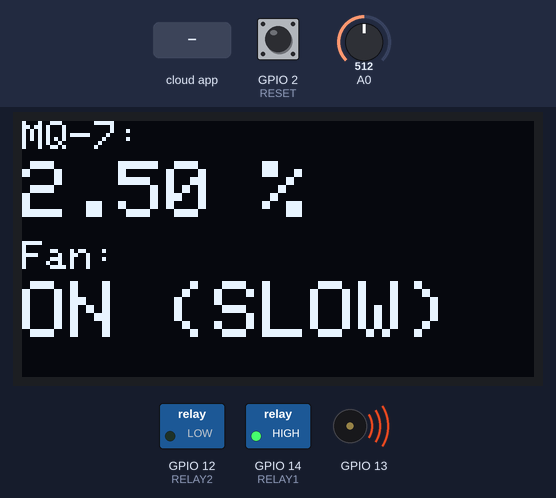
This sketch was run on a simulated ESP8266 (NodeMCU). On the bench: 128×64 one-colour display, switched loads named in the sketch (green lamp = pin HIGH), buzzer (waves = sounding). The inputs (shaded band) are chosen by the test bench; at power-on: A0 = 512, GPIO 2 (RESET) HIGH. WiFi joins after 1.5 s; servers stay silent unless stated; the Firebase database answers and starts empty; what the sketch prints to the serial monitor is not drawn.

Above: at 7.8 s.
7.9 s: A0 set to 599
At 9.4 s:
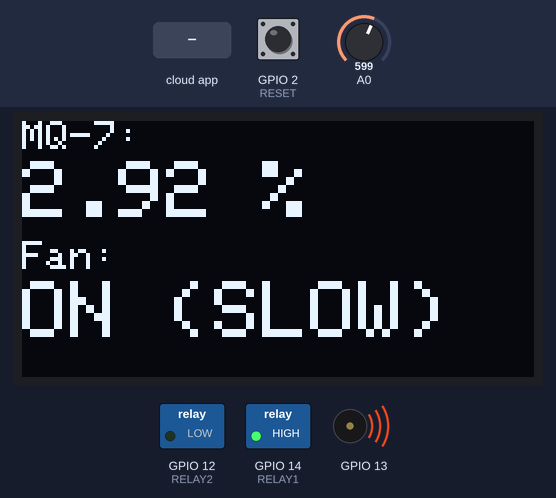
10.0 s: A0 set to 622
At 12.3 s:
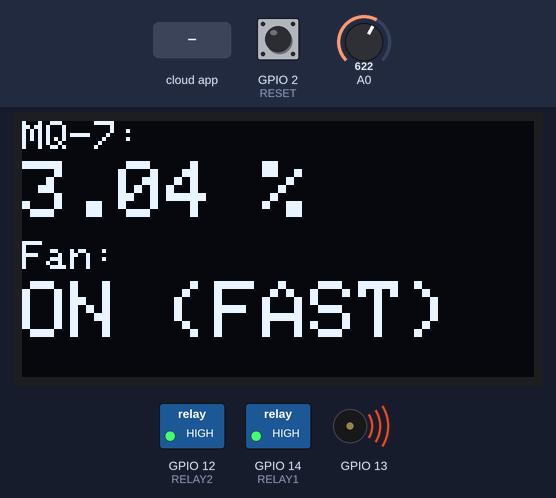
13.0 s: A0 set to 122
At 15.2 s:
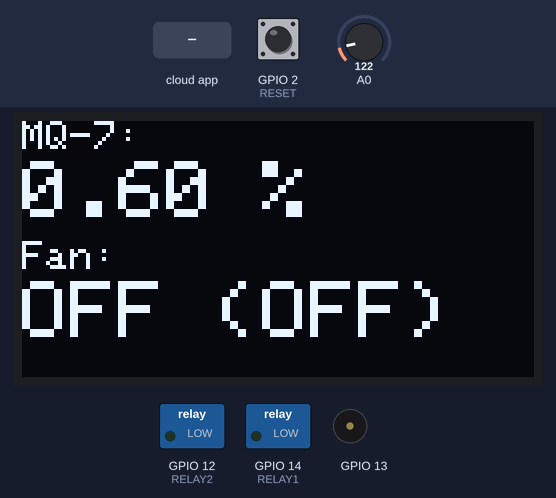
15.9 s: the phone or cloud app sets fan to 1
At 18.1 s:
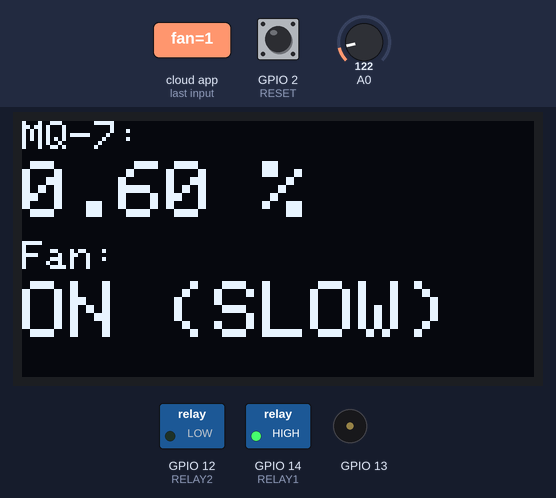
18.9 s: the phone or cloud app sets fanspeed to 1
At 21.0 s:
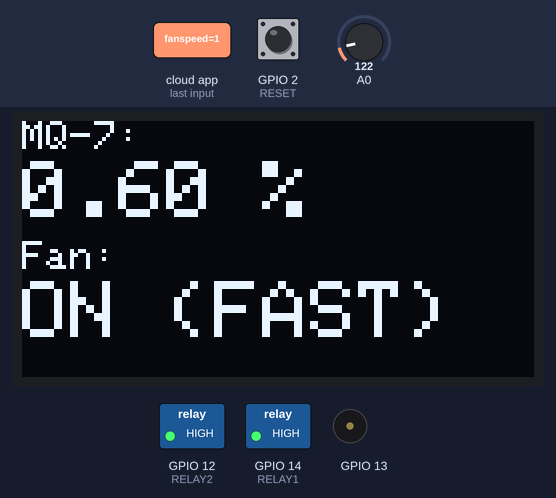
21.8 s: the phone or cloud app sets fan to 0
At 24.0 s:
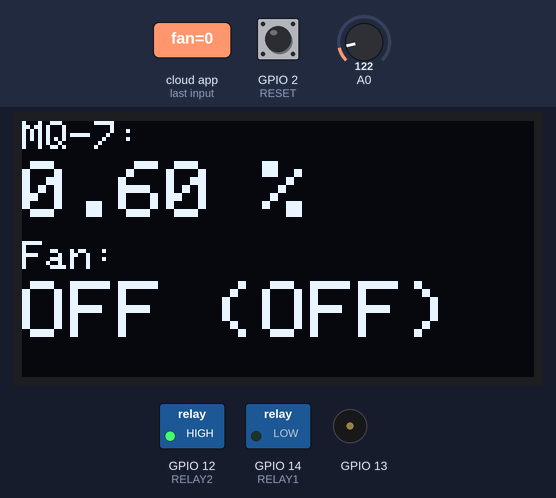
Timing chart, 0 to 26.0 s (numbered marks = the images above; inputs shaded):
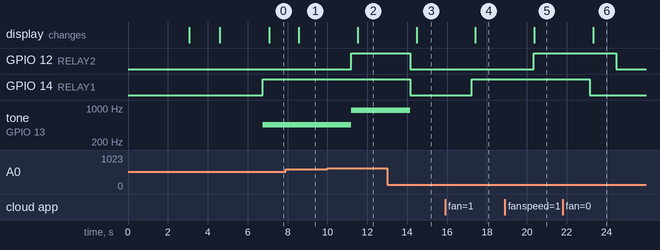

Measured:
- the behaviour switches between 614 and 615 on A0 (found by bisection; images 1 and 2)
- after the input at 7.9 s, the display: changes after 0.67 s (image 1)
- after the input at 10.0 s, GPIO 12 (RELAY2): LOW → HIGH after 1.2 s; tone on GPIO 13: 450 Hz → 900 Hz after 1.2 s; the display: changes after 1.5 s (image 2)
- after the input at 13.0 s, GPIO 12 (RELAY2), GPIO 14 (RELAY1): HIGH → LOW after 1.1 s; tone on GPIO 13: 900 Hz → silent after 1.1 s; the display: changes after 1.5 s (image 3)
- after the input at 15.9 s, GPIO 14 (RELAY1): LOW → HIGH after 1.3 s; the display: changes after 1.5 s (image 4)
- after the input at 18.9 s, GPIO 12 (RELAY2): LOW → HIGH after 1.4 s; the display: changes after 1.5 s (image 5)
- after the input at 21.8 s, GPIO 12 (RELAY2): HIGH → LOW after 2.7 s; GPIO 14 (RELAY1): HIGH → LOW after 1.3 s; the display: changes after 1.5 s (image 6)

The sketch:

SmokeBending_ESP8266.ino
```cpp
#include <WiFiManager.h>
#include <FirebaseESP8266.h>
#include <ESP8266WiFi.h>
#include <Wire.h>
#include <Adafruit_GFX.h>
#include <Adafruit_SSD1306.h>
#include <Adafruit_Sensor.h>

#define RELAY1 14
#define RELAY2 12
#define RESET 02

#define SCREEN_WIDTH 128 // OLED display width, in pixels
#define SCREEN_HEIGHT 64 // OLED display height, in pixels

Adafruit_SSD1306 display(SCREEN_WIDTH, SCREEN_HEIGHT, &Wire, -1);

String fanstatus = "OFF";
String speedstatus = "SLOW";
int online = 0;

const unsigned char smokebendingLogo [] PROGMEM = {
  0x00, 0x00, 0x00, 0x00, 0x00, 0x00, 0x00, 0x00, 0x00, 0x00, 0x00, 0x00, 0x00, 0x00, 0x00, 0x00,
  0x00, 0x00, 0x00, 0x00, 0x00, 0x00, 0x00, 0x00, 0x00, 0x00, 0x00, 0x00, 0x00, 0x00, 0x00, 0x00,
  0x00, 0x00, 0x00, 0x00, 0x00, 0x00, 0x00, 0x00, 0x00, 0x00, 0x00, 0x00, 0x00, 0x00, 0x00, 0x00,
  0x00, 0x00, 0x00, 0x00, 0x00, 0x00, 0x00, 0x00, 0x00, 0x00, 0x00, 0x00, 0x00, 0x00, 0x00, 0x00,
  0x00, 0x00, 0x00, 0x00, 0x00, 0x00, 0x00, 0x00, 0x00, 0x00, 0x00, 0x00, 0x00, 0x00, 0x00, 0x00,
  0x00, 0x00, 0x00, 0x00, 0x00, 0x00, 0x00, 0x00, 0x00, 0x00, 0x00, 0x00, 0x00, 0x00, 0x00, 0x00,
  0x00, 0x00, 0x00, 0x00, 0x00, 0x00, 0x00, 0x00, 0x00, 0x00, 0x00, 0x00, 0x00, 0x00, 0x00, 0x00,
  0x00, 0x00, 0x00, 0x00, 0x00, 0x00, 0x00, 0x00, 0x00, 0x00, 0x00, 0x00, 0x00, 0x00, 0x00, 0x00,
  0x00, 0x00, 0x00, 0x00, 0x00, 0x00, 0x00, 0x00, 0x00, 0x00, 0x00, 0x00, 0x00, 0x00, 0x00, 0x00,
  0x00, 0x00, 0x00, 0x00, 0x00, 0x00, 0x00, 0x00, 0x00, 0x00, 0x00, 0x00, 0x00, 0x00, 0x00, 0x00,
  0x00, 0x00, 0x00, 0x00, 0x00, 0x00, 0x00, 0x00, 0x00, 0x00, 0x00, 0x00, 0x00, 0x00, 0x00, 0x00,
  0x00, 0x00, 0x00, 0x00, 0x00, 0x00, 0x00, 0x00, 0x00, 0x00, 0x00, 0x00, 0x00, 0x00, 0x00, 0x00,
  0x00, 0x00, 0x00, 0x00, 0x00, 0x00, 0x00, 0x00, 0x00, 0x00, 0x00, 0x00, 0x00, 0x00, 0x00, 0x00,
  0x00, 0x00, 0x00, 0x00, 0x00, 0x00, 0x00, 0x00, 0x00, 0x00, 0x00, 0x00, 0x00, 0x00, 0x00, 0x00,
  0x00, 0x00, 0x00, 0x00, 0x01, 0xfc, 0x78, 0xf0, 0xfc, 0x38, 0x38, 0xff, 0x80, 0x00, 0x00, 0x00,
  0x00, 0x00, 0x00, 0x06, 0x03, 0xfc, 0x78, 0xf1, 0xfe, 0x38, 0x70, 0xff, 0x80, 0x00, 0x00, 0x00,
  0x00, 0x00, 0x01, 0xff, 0x07, 0x8c, 0x78, 0xf1, 0xfe, 0x38, 0xf0, 0xff, 0x80, 0x00, 0x00, 0x00,
  0x00, 0x00, 0x0f, 0xff, 0x07, 0x00, 0x7d, 0xf3, 0x87, 0x39, 0xe0, 0xe0, 0x00, 0x00, 0x00, 0x00,
  0x00, 0x00, 0x3f, 0xff, 0x07, 0x00, 0x7d, 0xf3, 0x87, 0x39, 0xc0, 0xe0, 0x00, 0x00, 0x00, 0x00,
  0x00, 0x01, 0xff, 0xff, 0x07, 0x80, 0x7d, 0xf3, 0x87, 0x3f, 0x80, 0xe0, 0x00, 0x00, 0x00, 0x00,
  0x00, 0x7f, 0xff, 0xff, 0x03, 0xf0, 0x77, 0x73, 0x87, 0x3f, 0x80, 0xff, 0x00, 0x00, 0x00, 0x00,
  0x03, 0xff, 0xff, 0xff, 0x01, 0xf8, 0x77, 0x73, 0x87, 0x3f, 0xc0, 0xff, 0x00, 0x00, 0x00, 0x00,
  0x03, 0xff, 0xff, 0xff, 0x00, 0x7c, 0x77, 0x73, 0x87, 0x3f, 0xc0, 0xff, 0x00, 0x00, 0x00, 0x00,
  0x03, 0xff, 0xff, 0xff, 0x00, 0x1e, 0x77, 0x73, 0x87, 0x3d, 0xe0, 0xe0, 0x00, 0x00, 0x00, 0x00,
  0x03, 0xff, 0xff, 0xff, 0x00, 0x0e, 0x70, 0x73, 0x87, 0x38, 0xe0, 0xe0, 0x00, 0x00, 0x00, 0x00,
  0x03, 0xff, 0xff, 0xfe, 0x00, 0x0e, 0x70, 0x73, 0x87, 0x38, 0xf0, 0xe0, 0x00, 0x00, 0x00, 0x00,
  0x03, 0xff, 0xff, 0x00, 0x06, 0x1e, 0x70, 0x71, 0xcf, 0x38, 0x70, 0xe0, 0x00, 0x00, 0x00, 0x00,
  0x03, 0xff, 0xf8, 0x00, 0x07, 0xfc, 0x70, 0x71, 0xfe, 0x38, 0x38, 0xff, 0x80, 0x00, 0x00, 0x00,
  0x03, 0xff, 0xc0, 0x00, 0x07, 0xf8, 0x70, 0x70, 0xfc, 0x38, 0x38, 0xff, 0x80, 0x00, 0x00, 0x00,
  0x03, 0xff, 0x00, 0x00, 0x00, 0x00, 0x00, 0x00, 0x00, 0x00, 0x00, 0x00, 0x00, 0x00, 0x00, 0x00,
  0x03, 0xf0, 0x00, 0x00, 0x00, 0x00, 0x00, 0x00, 0x00, 0x00, 0x00, 0x00, 0x00, 0x00, 0x00, 0x00,
  0x00, 0x00, 0x00, 0x00, 0x00, 0x00, 0x00, 0x00, 0x00, 0x00, 0x00, 0x00, 0x00, 0x00, 0x00, 0x00,
  0x00, 0x00, 0x00, 0x00, 0x00, 0x00, 0x00, 0x00, 0x00, 0x00, 0x00, 0x00, 0x00, 0x00, 0x00, 0x00,
  0x00, 0x00, 0x00, 0x06, 0x00, 0x00, 0x00, 0x00, 0x00, 0x00, 0x00, 0x00, 0x00, 0x00, 0x00, 0x00,
  0x00, 0x00, 0x01, 0xff, 0x00, 0x00, 0x00, 0x00, 0x00, 0x00, 0x00, 0x00, 0x00, 0x00, 0x00, 0x00,
  0x00, 0x00, 0x0f, 0xff, 0x07, 0xf8, 0x3f, 0xe3, 0x87, 0x1f, 0xc0, 0xff, 0x8e, 0x1c, 0x1f, 0xc0,
  0x00, 0x00, 0x3f, 0xff, 0x07, 0xfc, 0x3f, 0xe3, 0xc7, 0x1f, 0xe0, 0xff, 0x8e, 0x1c, 0x3f, 0xc0,
  0x00, 0x01, 0xff, 0xff, 0x07, 0x1e, 0x38, 0x03, 0xc7, 0x1f, 0xf0, 0x3c, 0x0f, 0x1c, 0x78, 0xc0,
  0x00, 0x7f, 0xff, 0xff, 0x07, 0x0e, 0x38, 0x03, 0xe7, 0x1c, 0x70, 0x1c, 0x0f, 0x1c, 0x70, 0x00,
  0x03, 0xff, 0xff, 0xff, 0x07, 0x0e, 0x38, 0x03, 0xe7, 0x1c, 0x78, 0x1c, 0x0f, 0x9c, 0xf0, 0x00,
  0x03, 0xff, 0xff, 0xff, 0x07, 0x1c, 0x38, 0x03, 0xe7, 0x1c, 0x38, 0x1c, 0x0d, 0x9c, 0xe0, 0x00,
  0x03, 0xff, 0xff, 0xff, 0x07, 0xf8, 0x3f, 0xe3, 0xb7, 0x1c, 0x38, 0x1c, 0x0d, 0x9c, 0xe0, 0x00,
  0x03, 0xff, 0xff, 0xff, 0x07, 0xfc, 0x3f, 0xe3, 0xb7, 0x1c, 0x38, 0x1c, 0x0c, 0xdc, 0xe3, 0xc0,
  0x03, 0xff, 0xff, 0xfe, 0x07, 0x0e, 0x38, 0x03, 0xbf, 0x1c, 0x38, 0x1c, 0x0c, 0xdc, 0xe3, 0xc0,
  0x03, 0xff, 0xff, 0x00, 0x07, 0x0e, 0x38, 0x03, 0x9f, 0x1c, 0x38, 0x1c, 0x0c, 0xfc, 0xe0, 0xc0,
  0x03, 0xff, 0xf8, 0x00, 0x07, 0x0e, 0x38, 0x03, 0x9f, 0x1c, 0x78, 0x1c, 0x0c, 0x7c, 0xf0, 0xc0,
  0x03, 0xff, 0xc0, 0x00, 0x07, 0x0e, 0x38, 0x03, 0x8f, 0x1c, 0x70, 0x1c, 0x0c, 0x7c, 0x70, 0xc0,
  0x03, 0xff, 0x00, 0x00, 0x07, 0x1e, 0x3f, 0xe3, 0x8f, 0x1f, 0xf0, 0xff, 0x0c, 0x3c, 0x7d, 0xc0,
  0x03, 0xf0, 0x00, 0x00, 0x07, 0xfe, 0x3f, 0xe3, 0x8f, 0x1f, 0xe0, 0xff, 0x8c, 0x3c, 0x3f, 0xc0,
  0x00, 0x00, 0x00, 0x00, 0x07, 0xf8, 0x3f, 0xe3, 0x87, 0x1f, 0x80, 0xff, 0x8c, 0x3c, 0x1f, 0x80,
  0x00, 0x00, 0x00, 0x00, 0x00, 0x00, 0x00, 0x00, 0x00, 0x00, 0x00, 0x00, 0x00, 0x00, 0x00, 0x00,
  0x00, 0x00, 0x00, 0x00, 0x00, 0x00, 0x00, 0x00, 0x00, 0x00, 0x00, 0x00, 0x00, 0x00, 0x00, 0x00,
  0x00, 0x00, 0x00, 0x00, 0x00, 0x00, 0x00, 0x00, 0x00, 0x00, 0x00, 0x00, 0x00, 0x00, 0x00, 0x00,
  0x00, 0x00, 0x00, 0x00, 0x00, 0x00, 0x00, 0x00, 0x00, 0x00, 0x00, 0x00, 0x00, 0x00, 0x00, 0x00,
  0x00, 0x00, 0x00, 0x00, 0x00, 0x00, 0x00, 0x00, 0x00, 0x00, 0x00, 0x00, 0x00, 0x00, 0x00, 0x00,
  0x00, 0x00, 0x00, 0x00, 0x00, 0x00, 0x00, 0x00, 0x00, 0x00, 0x00, 0x00, 0x00, 0x00, 0x00, 0x00,
  0x00, 0x00, 0x00, 0x00, 0x00, 0x00, 0x00, 0x00, 0x00, 0x00, 0x00, 0x00, 0x00, 0x00, 0x00, 0x00,
  0x00, 0x00, 0x00, 0x00, 0x00, 0x00, 0x00, 0x00, 0x00, 0x00, 0x00, 0x00, 0x00, 0x00, 0x00, 0x00,
  0x00, 0x00, 0x00, 0x00, 0x00, 0x00, 0x00, 0x00, 0x00, 0x00, 0x00, 0x00, 0x00, 0x00, 0x00, 0x00,
  0x00, 0x00, 0x00, 0x00, 0x00, 0x00, 0x00, 0x00, 0x00, 0x00, 0x00, 0x00, 0x00, 0x00, 0x00, 0x00,
  0x00, 0x00, 0x00, 0x00, 0x00, 0x00, 0x00, 0x00, 0x00, 0x00, 0x00, 0x00, 0x00, 0x00, 0x00, 0x00,
  0x00, 0x00, 0x00, 0x00, 0x00, 0x00, 0x00, 0x00, 0x00, 0x00, 0x00, 0x00, 0x00, 0x00, 0x00, 0x00,
  0x00, 0x00, 0x00, 0x00, 0x00, 0x00, 0x00, 0x00, 0x00, 0x00, 0x00, 0x00, 0x00, 0x00, 0x00, 0x00,
  0x00, 0x00, 0x00, 0x00, 0x00, 0x00, 0x00, 0x00, 0x00, 0x00, 0x00, 0x00, 0x00, 0x00, 0x00, 0x00
};


#define FIREBASE_HOST "smokebending-86277-default-rtdb.asia-southeast1.firebasedatabase.app/" //Without http:// or https:// schemes //sesuaikan dengan FIREBASE_HOST masing-masing
#define FIREBASE_AUTH "RWi*****cWg" //sesuaikan dengan FIREBASE_HOST masing-masing
#define WIFI_SSID "SmokeBending" //sesuaikan dengan hotspot yang digunakan
#define WIFI_PASSWORD "1234567890"

//Define FirebaseESP8266 data object
FirebaseData MQ7;
FirebaseData FAN;
FirebaseData SPEED;


void setup()
{

  Serial.begin(9600);

  pinMode(LED_BUILTIN, OUTPUT);
  pinMode(RELAY1, OUTPUT);
  pinMode(RELAY2, OUTPUT);
  pinMode(RESET, INPUT);

  display.begin(SSD1306_SWITCHCAPVCC, 0x3C);
  display.clearDisplay();
  display.drawBitmap(0, 0, smokebendingLogo, 128, 64, 1);
  display.display();
  delay(3000);

  display.clearDisplay();
  display.setTextColor(WHITE);
  display.setCursor(0,0);
  display.println("Wifi connecting to ");
  display.println(WIFI_SSID);
  display.println("\nConnecting");
  display.display();

  WiFi.begin(WIFI_SSID, WIFI_PASSWORD);
  Serial.print("Connecting to Wi-Fi");
  while (WiFi.status() != WL_CONNECTED)
  {
    WiFiManager wm;
    wm.autoConnect("Smoke-Bending");
  }
  Serial.println();
  Serial.print("Connected with IP: ");
  Serial.println(WiFi.localIP());
  Serial.println();

  display.clearDisplay();
  display.setCursor(0, 24);
  display.setTextWrap(0);
  display.setCursor(19, 24);
  display.println("Wifi connected!");
  display.setCursor(0, 38);
  display.drawRoundRect(13, 22, 100, 12, 3, 1);
  display.setCursor(13, 38);
  display.println(WiFi.localIP());

  display.display();
  delay(2000);

  Firebase.begin(FIREBASE_HOST, FIREBASE_AUTH);
  Firebase.reconnectWiFi(true);

}

void loop() {
  int val;
  int statusfan = 0;
  float sensorValue;
  float sensorVoltage;

  sensorValue = analogRead(A0);
  sensorVoltage = sensorValue/1024*5.0;

  val = digitalRead(RESET); // check the state of the button
  if(val==LOW) // if button is pressed, turn LED on
  {
    Serial.println("RESTART");
    ESP.restart();
  }

  if (Firebase.setFloat(MQ7, "/smokebending/sensor1/mq7", sensorVoltage))
  {
    Serial.println("PASSED");
  }  else
  {
    displayolederror();
    Serial.println("REASON: " + MQ7.errorReason());
    return;
  }

  int kondisi = 1;

  if(sensorVoltage > 1 && sensorVoltage < 3 && online==0){
    digitalWrite(RELAY1, HIGH);
    digitalWrite(RELAY2, LOW);
    fanstatus = "ON";
    tone(13, 450);
    speedstatus = "SLOW";
    }
  else if (sensorVoltage >= 3 && online==0){
    digitalWrite(RELAY1, HIGH);
    digitalWrite(RELAY2, HIGH);
    tone(13, 900);
    fanstatus = "ON";
    speedstatus = "FAST";
    }
  else if (online==0) {
    digitalWrite(RELAY1, LOW);
    digitalWrite(RELAY2, LOW);
    noTone(13);
    fanstatus = "OFF";
    speedstatus = "OFF";
    }

  if (Firebase.getInt(FAN, "/smokebending/sensor2/fan")){
    if (FAN.stringData() == "1") {
      online = 1;
      digitalWrite(RELAY1, HIGH);
      fanstatus = "ON";
      statusfan = 1;
    }
  else if (FAN.stringData() == "0" && online == 1){
    online = 0;
    digitalWrite(RELAY1, LOW);
    fanstatus = "OFF";
    statusfan = 0;
    speedstatus = "OFF";
    }
  }

  if (Firebase.getInt(SPEED, "/smokebending/sensor3/fanspeed") && statusfan == 1 && online == 1){
    if (SPEED.stringData() == "1") {
    digitalWrite(RELAY2, HIGH);
    speedstatus = "FAST";
    }
  else if (SPEED.stringData() == "0"){
    digitalWrite(RELAY2, LOW);
    speedstatus = "SLOW";
    }
  }

  displayoled(sensorVoltage, fanstatus);
  delay(1000);
}

void displayoled(float mq7value, String fanstatus){
  display.clearDisplay();
  display.setTextSize(1);
  display.setCursor(0, 0);
  display.print("MQ-7: ");
  display.setTextSize(2);
  display.setCursor(0, 10);
  display.print(mq7value);
  display.print(" %");
  display.setCursor(0, 30);
  display.setTextSize(1);
  display.println("Fan:");
  display.setCursor(0, 40);
  display.setTextSize(2);
  display.println(fanstatus+" ("+speedstatus+")");
  display.display();
  }
void displayolederror() {
  digitalWrite(RELAY1, LOW);
  digitalWrite(RELAY2, LOW);
  display.clearDisplay();
  display.setTextSize(1);
  display.setCursor(0, 10);
  display.setTextWrap(0);
  display.setCursor(13, 10);
  display.println("Terjadi Kesalahan");
  display.setTextWrap(0);
  display.setCursor(19, 18);
  display.println("dalam melakukan");
  display.setTextWrap(0);
  display.setCursor(40, 26);
  display.println("koneksi!");
  display.setTextWrap(0);
  display.setCursor(28, 34);
  display.println("(Cek kembali");
  display.setTextWrap(0);
  display.setCursor(13, 42);
  display.println("koneksi internet)");
  display.display();
}
```
